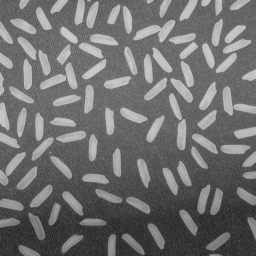
#> input picture transformation/images/rice.png, 256 x 256 px, found by its file name
$ python task_2_3.py
#> lines starting #> are read from the running program, lines starting #| are printed output that depends on the picture; after the words box and inside, x2 and y2 are one past the last pixel; in counts of white or black regions, pixels touching at a corner belong together
#!/usr/bin/env python3
# -*- coding: utf-8 -*-
"""
Created on Mon Dec 16 21:17:03 2024

@author: gs
----------------------------------------------------------------

"""
"""
Bildaufteilung:

Das Bild wird in kleine Bereiche (lokale Blöcke) unterteilt.
Für jeden Block wird ein eigener Schwellwert berechnet.
Schwellwert-Berechnung:

Der Schwellwert wird entweder als Mittelwert (Mean) oder als gewichteter Mittelwert (Gaussian) der Pixelintensitäten im Block berechnet.
Feinabstimmung mit der Konstante C:

Nachdem der Schwellwert für den Block berechnet wurde, wird eine Konstante C davon abgezogen.
Mit C kann man das Ergebnis feinjustieren.

Blockgröße (blockSize):

Eine kleine Blockgröße (z.B. 15) berechnet den Schwellwert aus kleinen Nachbarbereichen:
Vorteil: Gut für Bereiche mit schnellen Intensitätswechseln.
Nachteil: Kann zu Rauschen führen.
Eine große Blockgröße (z.B. 35) berücksichtigt mehr Nachbarpixel:
VorteGlatteres Ergebnis und weniger Rauschen.
Nachteil: Details können verloren gehen.
Konstante C:

C justiert den Schwellwert, um das Ergebnis zu optimieren:
Ein positives C (z.B. 5) macht die Schwelle strenger → weniger weiße Pixel.
Ein negatives C (z.B. -5) macht die Schwelle großzügiger → mehr weiße Pixel.
"""

import cv2
import matplotlib.pyplot as plt

image = cv2.imread('rice.png', cv2.IMREAD_GRAYSCALE)
#> image is the input picture: shape (256, 256); min 40, max 204, mean 111.2

manual_thresh_value = 127

_, manual_thresh = cv2.threshold(image, manual_thresh_value, 255, cv2.THRESH_BINARY)
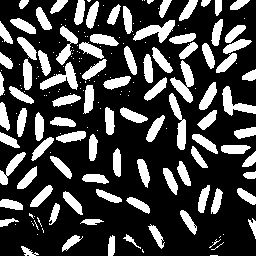
#> manual_thresh: shape (256, 256); 26.8% white; 191 white regions (102 under 20 px), largest, box (x1, y1, x2, y2) and area: (170, 60, 194, 103) 455, (133, 20, 175, 43) 438, (40, 62, 78, 90) 432

_, otsu_thresh = cv2.threshold(image, 0, 255, cv2.THRESH_BINARY + cv2.THRESH_OTSU)
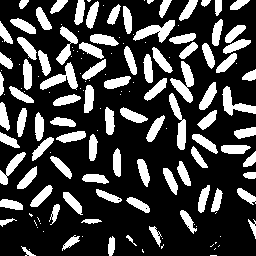
#> otsu_thresh: shape (256, 256); 25.8% white; 151 white regions (62 under 20 px), largest, box (x1, y1, x2, y2) and area: (170, 61, 194, 103) 448, (133, 20, 175, 43) 429, (40, 62, 78, 90) 423

adaptive_thresh = cv2.adaptiveThreshold(image, 255, cv2.ADAPTIVE_THRESH_MEAN_C,
                                        cv2.THRESH_BINARY, 45, 2)
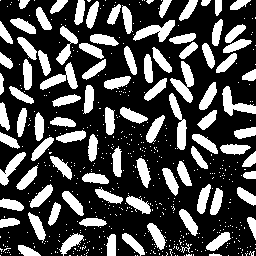
#> adaptive_thresh: shape (256, 256); 30.2% white; 555 white regions (461 under 20 px), largest, box (x1, y1, x2, y2) and area: (170, 61, 194, 103) 444, (169, 93, 187, 150) 429, (133, 20, 175, 42) 427

"""
Adaptive thresholding is a method used in image segmentation
to convert a grayscale image into a binary image (black and white).
Unlike global thresholding (where one threshold value is applied to the entire image), adaptive thresholding calculates the threshold locally for small regions of the image.
This is particularly useful for images with uneven lighting
or shadows.

"""
# Step 5: Plot the results
plt.figure(figsize=(10, 8))


plt.subplot(221)
plt.title("Originalbild")
plt.imshow(image, cmap='gray')
plt.axis('off')

plt.subplot(222)
plt.title(f"Manuelles Thresholding (Wert = {manual_thresh_value})")
plt.imshow(manual_thresh, cmap='gray')
plt.axis('off')

plt.subplot(223)
plt.title("Otsu's Thresholding")
plt.imshow(otsu_thresh, cmap='gray')
plt.axis('off')

plt.subplot(224)
plt.title("Adaptive Thresholding")
plt.imshow(adaptive_thresh, cmap='gray')
plt.axis('off')

plt.tight_layout()
plt.show()
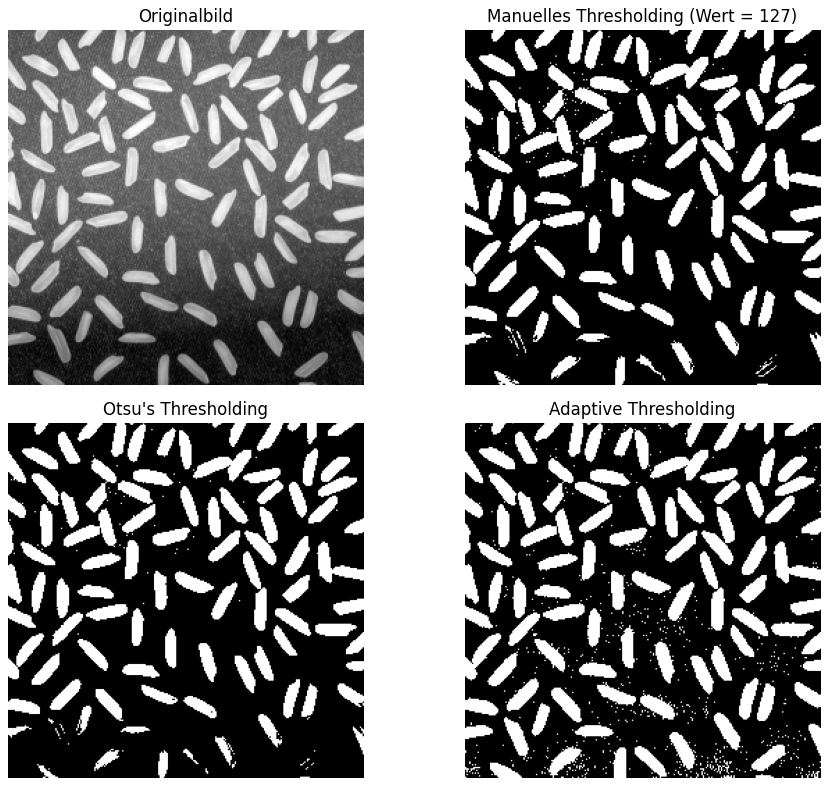
#> figure drawn by matplotlib, 4 panels
